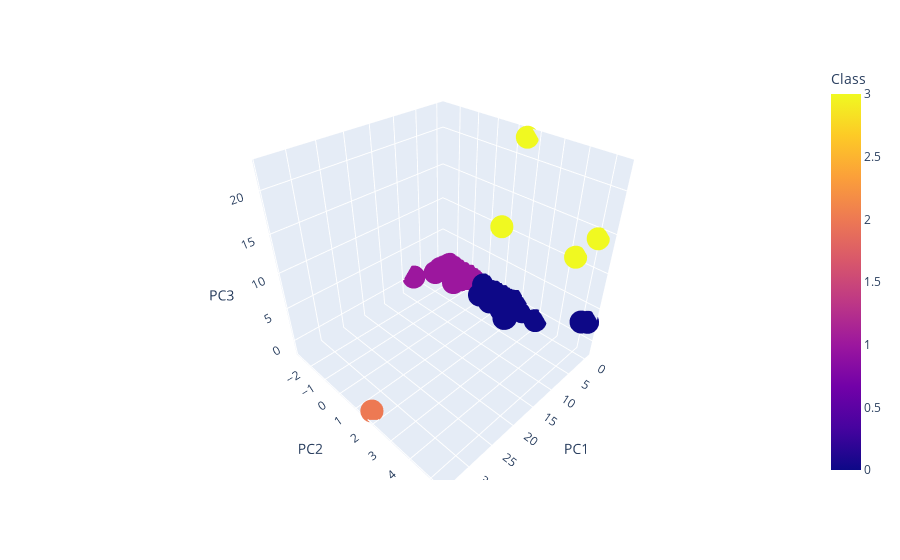

Notebook source saved alongside this figure:
### Markdown cell above
### Deliverable 4: Visualizing Cryptocurrencies Results

#### 3D-Scatter with Clusters

### Code cell
# Creating a 3D-Scatter with the PCA data and the clusters

fig = px.scatter_3d(clustered_df, x = 'PC1', y = 'PC2', z = 'PC3',
                    color = 'Class', hover_name = 'CoinName', 
                    hover_data = ['Algorithm'])
fig.show()

### Figure 1 — Plotly figure (JSON) as saved in the notebook; plotly's stock layout.template omitted (floating-point values rounded to 4 significant figures; data arrays with more than 128 entries replaced by an {"elided": "..."} marker saying what was removed)
{"data": [{"customdata": {"elided": "532x1 str values"}, "hovertemplate": "<b>%{hovertext}</b><br><br>PC1=%{x}<br>PC2=%{y}<br>PC3=%{z}<br>Algorithm=%{customdata[0]}<br>Class=%{marker.color}<extra></extra>", "hovertext": {"elided": "532 str values"}, "legendgroup": "", "marker": {"color": {"elided": "532 int values"}, "coloraxis": "coloraxis", "symbol": "circle"}, "mode": "markers", "name": "", "scene": "scene", "showlegend": false, "type": "scatter3d", "x": {"elided": "532 float values"}, "y": {"elided": "532 float values"}, "z": {"elided": "532 float values"}}], "layout": {"coloraxis": {"colorbar": {"title": {"text": "Class"}}, "colorscale": [[0, "#0d0887"], [0.1111, "#46039f"], [0.2222, "#7201a8"], [0.3333, "#9c179e"], [0.4444, "#bd3786"], [0.5556, "#d8576b"], [0.6667, "#ed7953"], [0.7778, "#fb9f3a"], [0.8889, "#fdca26"], [1, "#f0f921"]]}, "legend": {"tracegroupgap": 0}, "margin": {"t": 60}, "scene": {"domain": {"x": [0, 1], "y": [0, 1]}, "xaxis": {"title": {"text": "PC1"}}, "yaxis": {"title": {"text": "PC2"}}, "zaxis": {"title": {"text": "PC3"}}}}}
